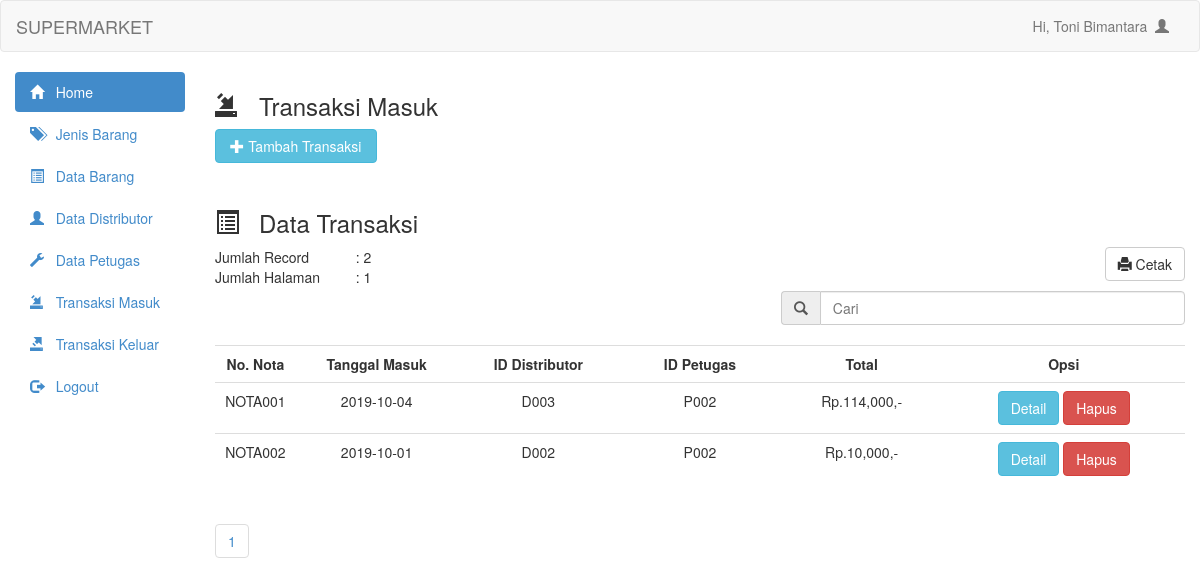
The page /admin/transaksi_masuk.php (signed in) on the database its author committed.
### tables this page shows
CREATE TABLE `tblpetugas` (
  `id_petugas` varchar(10) NOT NULL,
  `nama_petugas` varchar(100) NOT NULL,
  `alamat` text NOT NULL,
  `email` varchar(100) NOT NULL,
  `telepon` varchar(15) NOT NULL,
  `password` varchar(100) NOT NULL
);

CREATE TABLE `tblbrgmasuk` (
  `no_nota` varchar(10) NOT NULL,
  `tgl_masuk` date NOT NULL,
  `id_distributor` varchar(10) NOT NULL,
  `id_petugas` varchar(10) NOT NULL,
  `total` int(20) NOT NULL
);

### admin/transaksi_masuk.php (the view, shortened to what this page needs)
<?php
    include "header.php";
?>
<!DOCTYPE html>
<html lang="en">
<head>
</head>
<body>
    <h3><span class="glyphicon glyphicon-import"></span> &nbsp Transaksi Masuk</h3>
    <button style="margin-bottom:20px" data-toggle="modal" data-target="#myModal" class="btn btn-info col-md-2"><span class="glyphicon glyphicon-plus"></span> Tambah Transaksi</button>
    <br/>
    <br/>
    <br/>
    <?php
        $user=$_SESSION['user'];
        $per_hal = 10;
        $jumlah_record = mysqli_query($connect, "SELECT COUNT(*) from tblbrgmasuk");
        $jum = mysqli_fetch_array($jumlah_record, MYSQLI_NUM);
        $halaman = ceil($jum[0] / $per_hal);
        $page = (isset($_GET['page'])) ? (int) $_GET['page'] : 1;
        $start = ($page - 1) * $per_hal;
        $petugas = mysqli_query($connect, "select * from tblpetugas where nama_petugas='$user'");
        while ($data_petugas = mysqli_fetch_array($petugas)) {
    ?>
    <h3><span class="glyphicon glyphicon-list-alt"></span> &nbsp Data Transaksi</h3>
    <table class="col-md-2">
            <tr>
                <td>Jumlah Record</td>
                <td><?php echo ": ".$jum[0]; ?></td>
            </tr>
            <tr>
                <td>Jumlah Halaman</td>
                <td><?php echo ": ".$halaman; ?></td>
            </tr>
    </table>
    <a style="margin-bottom:10px" href="cetak_transaksi_masuk.php" target="_blank" class="btn btn-default pull-right"><span
    class='glyphicon glyphicon-print'></span> Cetak</a>
    <form action="transaksi_masuk_search.php" method="get">
        <div class="input-group col-md-5 col-md-offset-7">
            <span class="input-group-addon" id="basic-addon1"><span class="glyphicon glyphicon-search"></span></span>
            <input type="text" class="form-control" placeholder="Cari" aria-describedby="basic-addon1"
                name="cari">
        </div>
    </form>
    <br />
    <table class="table table-hover">
        <tr>
            <th class="col-md-1"><center>No. Nota</th>
            <th class="col-md-2"><center>Tanggal Masuk</th>
            <th class="col-md-2"><center>ID Distributor</th>
            <th class="col-md-2"><center>ID Petugas</th>
            <th class="col-md-2"><center>Total</th>
            <th class="col-md-4"><center>Opsi</th>
        </tr>
        <?php
            if (isset($_GET['cari'])) {
                $cari = mysqli_real_escape_string($connect, $_GET['cari']);
                $barang = mysqli_query($connect, "select * from tblbrgmasuk where `no_nota` like '%$cari%' || `tgl_masuk` like '%$cari%' ||`id_distributor` like '%$cari%' || `id_petugas` like '%$cari%' || `total` like '%$cari%'");
            }
            else {
                $barang = mysqli_query($connect, "select * from tblbrgmasuk limit $start, $per_hal");
            }
            while ($data_barang = mysqli_fetch_array($barang)) {
        ?>
        <tr>
            <td><center><?php echo $data_barang['no_nota']?></td>
            <td><center><?php echo $data_barang['tgl_masuk'] ?></td>
            <td><center><?php echo $data_barang['id_distributor'] ?></td>
            <td><center><?php echo $data_barang['id_petugas'] ?></td>
            <td><center>Rp.<?php echo number_format($data_barang['total']) ?>,-</td>
            <td><center>
                <a href="transaksi_masuk_tampil.php?no_nota=<?php echo $data_barang['no_nota']; ?>" class="btn btn-info">Detail</a>
                <a onclick="if(confirm('Apakah anda yakin ingin menghapus data <?php echo $data_barang['no_nota']; ?>??')){ location.href='transaksi_masuk_delete.php?no_nota=<?php echo $data_barang['no_nota']; ?>' }" class="btn btn-danger">Hapus</a>
            </td>
        </tr>
        <?php
        }
        ?>
    </table>
    <ul class="pagination">
        <?php
        for ($x = 1; $x <= $halaman; $x++) {
            ?>
        <li><a href="?page=<?php echo $x ?>"><?php echo $x ?></a></li>
        <?php
        }
        ?>
    </ul>
    <?php
    }
    ?>
</body>

### rows shown on the page
tblpetugas: jum "2", halaman "1"
tblbrgmasuk: no_nota "NOTA001", tgl_masuk "2019-10-04", id_distributor "D003", id_petugas "P002", total "114,000"
tblbrgmasuk: no_nota "NOTA002", tgl_masuk "2019-10-01", id_distributor "D002", id_petugas "P002", total "10,000"

### other values the page prints
$_SESSION['user'] "Toni Bimantara"
